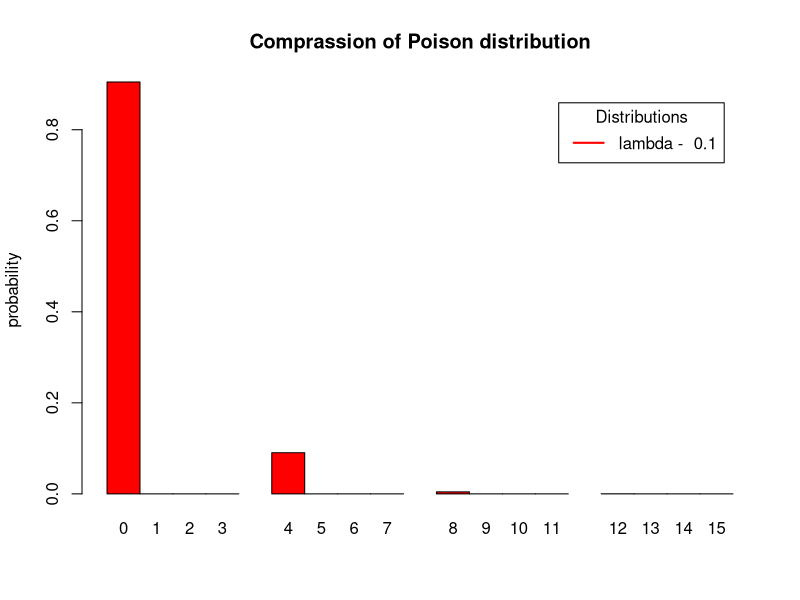

Write the R code that produced this figure.


x <- seq(0, 15, by=1)


lambda <- c(0.1,1,5,10)

colors <- c("red", "blue", "darkgreen", "gold")
matrix=c()
for (i in 1:length(mean))
{
   matrix=c(matrix,dpois(x=x,lambda=lambda[i]))
}


barplot(matrix(matrix,nrow=4,byrow=TRUE), main="Comprassion of Poison distribution",
        ylab= "probability",beside=TRUE, col=colors,names.arg=x)

labels=c()
for (i in 1:length(mean))
{
  labels <- c(labels,paste("lambda - ",as.character(lambda[i])))
}
legend("topright", inset=.05, title="Distributions",
       legend=labels, lwd=2, lty=c(1, 1, 1, 1, 2), col=colors)
